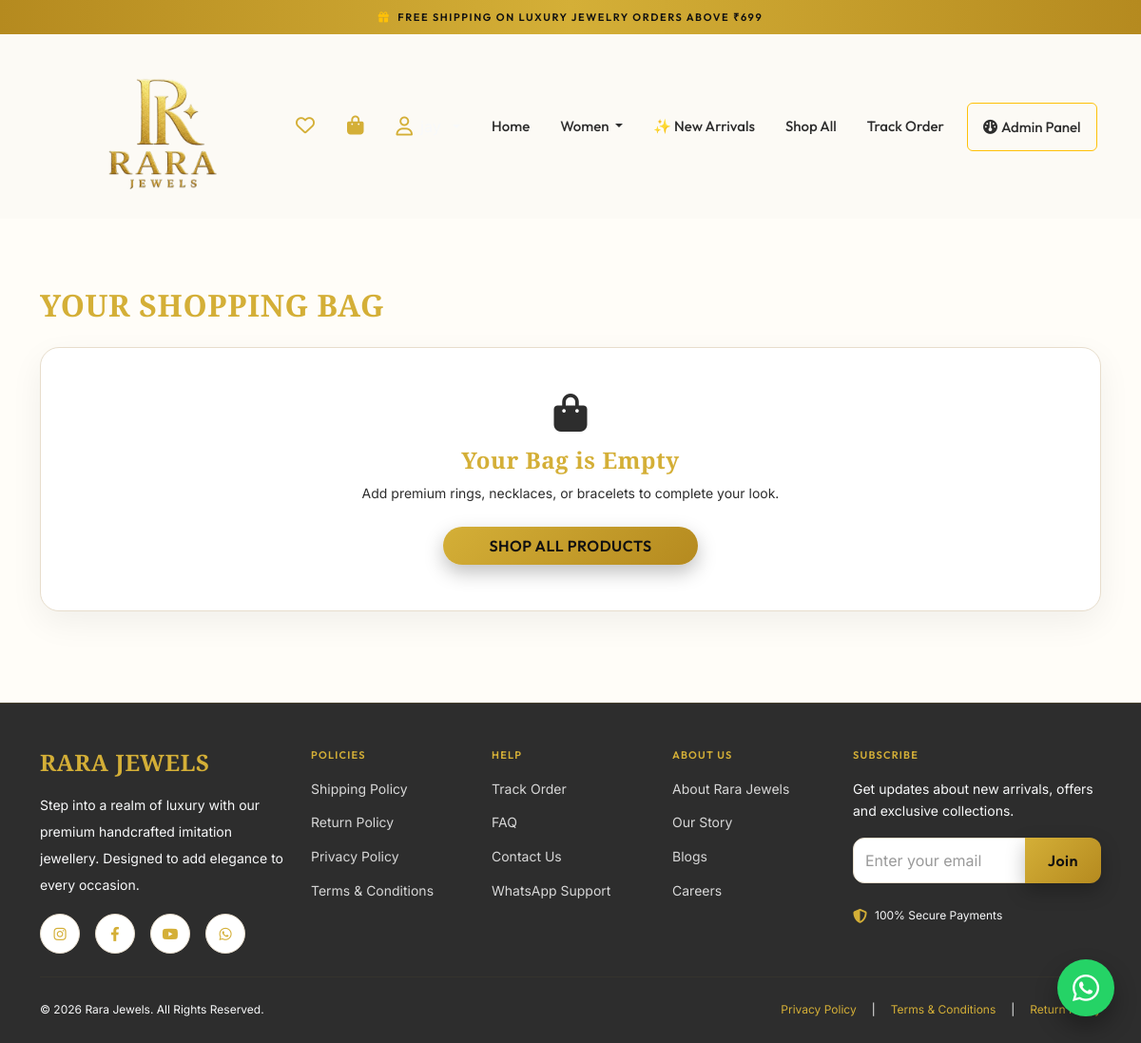
The app's page /cart/ (signed in), older data.
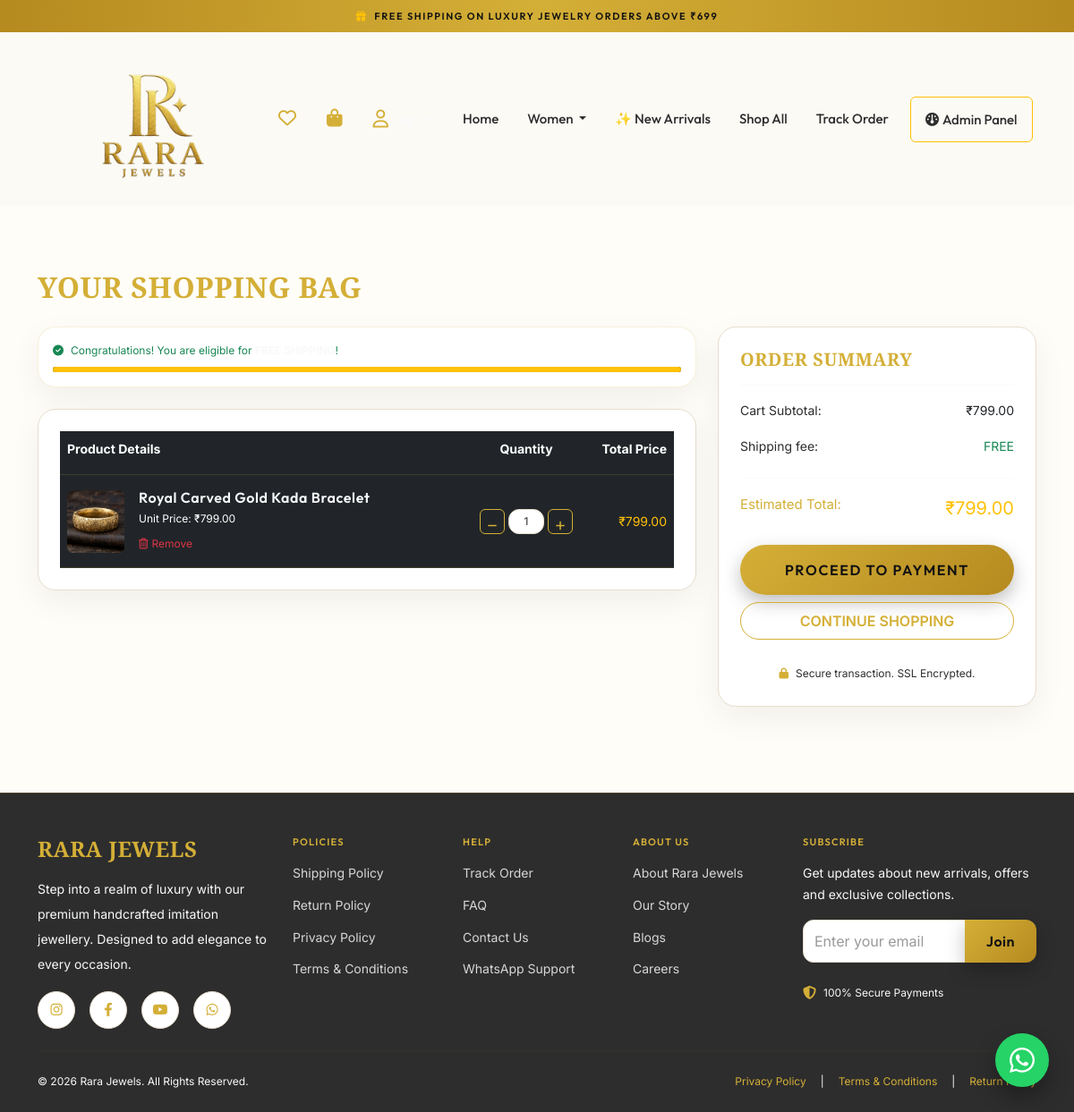
The same page, newer data.
### shop/models.py (models this page shows, shortened)
class CartItem(models.Model):
    cart = models.ForeignKey(Cart, on_delete=models.CASCADE, related_name='items')
    product = models.ForeignKey(Product, on_delete=models.CASCADE)
    quantity = models.PositiveIntegerField(default=1)
    @property
    def subtotal(self):
        return self.product.get_price * self.quantity

class Product(models.Model):
    name = models.CharField(max_length=255)
    slug = models.SlugField(max_length=255, unique=True, blank=True)
    description = models.TextField()
    price = models.DecimalField(max_digits=10, decimal_places=2)
    discount_price = models.DecimalField(max_digits=10, decimal_places=2, null=True, blank=True)
    category = models.ForeignKey(Category, on_delete=models.CASCADE, related_name='products')
    stock = models.IntegerField(default=0)
    is_featured = models.BooleanField(default=False)
    is_new_arrival = models.BooleanField(default=True)
    is_best_seller = models.BooleanField(default=False)
    is_trending = models.BooleanField(default=False)
    view_count = models.IntegerField(default=0)
    created_at = models.DateTimeField(auto_now_add=True)
    updated_at = models.DateTimeField(auto_now=True)
    @property
    def get_price(self):
        if self.discount_price and self.discount_price < self.price:
            return self.discount_price
        return self.price
    @property
    def primary_image(self):
        primary = self.images.filter(is_primary=True).first()
        if primary:
            return primary.image.url
        first = self.images.first()
        if first:
            return first.image.url
        return "/static/images/product-placeholder.jpg"

class ProductImage(models.Model):
    product = models.ForeignKey(Product, on_delete=models.CASCADE, related_name='images')
    image = models.ImageField(upload_to='products/')
    is_primary = models.BooleanField(default=False)

class Cart(models.Model):
    user = models.ForeignKey(settings.AUTH_USER_MODEL, on_delete=models.CASCADE, null=True, blank=True, related_name='carts')
    session_id = models.CharField(max_length=100, blank=True)
    created_at = models.DateTimeField(auto_now_add=True)
    @property
    def total_price(self):
        return sum(item.subtotal for item in self.items.all())
    @property
    def items_count(self):
        return sum(item.quantity for item in self.items.all())

### shop/views.py (the view)
# urls.py: path('cart/', views.cart_detail_view, name='cart_detail'),
def cart_detail_view(request):
    cart = get_or_create_cart(request)
    store_settings = StoreSetting.get_settings()
    subtotal = cart.total_price
    shipping_threshold = store_settings.free_shipping_threshold
    free_shipping_progress = 0
    if subtotal > 0:
        free_shipping_progress = min(int((subtotal / shipping_threshold) * 100), 100)
    amount_left_for_free_shipping = max(shipping_threshold - subtotal, 0)
    context = {
        'cart': cart,
        'free_shipping_progress': free_shipping_progress,
        'amount_left': amount_left_for_free_shipping,
        'threshold': shipping_threshold,
    }
    return render(request, 'shop/cart.html', context)

### shop/context_processors.py (called while the page is built)
def store_context(request):
    parent_categories = Category.objects.filter(parent=None).prefetch_related('subcategories')
    cart_items_count = 0
    cart = None
    if request.user.is_authenticated:
        cart = Cart.objects.filter(user=request.user).first()
    else:
        session_key = request.session.session_key
        if session_key:
            cart = Cart.objects.filter(session_id=session_key).first()
    if cart:
        cart_items_count = cart.items_count
    wishlist_count = 0
    if request.user.is_authenticated:
        wishlist_count = Wishlist.objects.filter(user=request.user).count()
    settings_obj = StoreSetting.get_settings()
    return {
        'nav_categories': parent_categories,
        'cart_count': cart_items_count,
        'wishlist_count': wishlist_count,
        'store_settings': settings_obj,
        'current_year': timezone.now().year
    }

### shop/models.py (called while the page is built)
    @classmethod
    def get_settings(cls):
        obj, created = cls.objects.get_or_create(id=1)
        return obj

### templates/shop/cart.html (shortened to what the changed rows need)
{% extends 'base.html' %}
{% load static %}
{% block content %}
<div class="container py-5 mt-4">
    <h2 class="playfair-font text-gold mb-4 fs-2">YOUR SHOPPING BAG</h2>
    {% if cart.items.all %}
    <div class="row g-4">
        <div class="col-lg-8">
            <div class="glass-card p-3 mb-4 border-gold-dim">
                {% if amount_left > 0 %}
                <span class="text-xs text-light-dim d-block mb-2">
                    <i class="fa-solid fa-gift text-gold me-2"></i>Add <strong class="text-warning">₹{{ amount_left|floatformat:2 }}</strong> more to unlock <strong class="text-success">FREE SHIPPING</strong> (Threshold: ₹{{ threshold }})
                </span>
                {% else %}
                <span class="text-xs text-success d-block mb-2 font-semibold">
                    <i class="fa-solid fa-circle-check me-2"></i>Congratulations! You are eligible for <strong class="text-light">FREE SHIPPING</strong>!
                </span>
                {% endif %}
                <div class="progress bg-dark border-gold-dim" style="height: 6px;">
                    <div class="progress-bar bg-warning" role="progressbar" style="width: {{ free_shipping_progress }}%;" aria-valuenow="{{ free_shipping_progress }}" aria-valuemin="0" aria-valuemax="100"></div>
                </div>
            </div>
            <div class="glass-card p-4">
                <div class="table-responsive">
                 <table class="table table-dark table-borderless m-0 text-sm align-middle cart-table">
                        <thead>
                            <tr class="border-bottom border-gold-dim text-gold">
                                <th scope="col" colspan="2" class="pb-3 font-semibold">Product Details</th>
                                <th scope="col" class="pb-3 text-center font-semibold">Quantity</th>
                                <th scope="col" class="pb-3 text-end font-semibold">Total Price</th>
                            </tr>
                        </thead>
                        <tbody>
                            {% for item in cart.items.all %}
                            <tr class="border-bottom border-gold-dim border-opacity-25 d-none d-md-table-row">
                                <td style="width: 80px;" class="py-3">
                                    <a href="{% url 'shop:product_detail' item.product.slug %}">
                                        <img src="{{ item.product.primary_image }}" class="rounded" style="width: 70px; height: 70px; object-fit: cover; border: 1px solid var(--glass-border);">
                                    </a>
                                </td>
                                <td class="py-3">
                                    <h6 class="mb-1">
                                        <a href="{% url 'shop:product_detail' item.product.slug %}" class="text-light hover-text-gold">{{ item.product.name }}</a>
                                    </h6>
                                    <span class="text-xs text-light-dim d-block mb-1">Unit Price: ₹{{ item.product.get_price }}</span>
                                    <a href="{% url 'shop:remove_from_cart' item.id %}" class="text-xs text-danger hover-text-gold"><i class="fa-regular fa-trash-can me-1"></i>Remove</a>
                                </td>
                                <td class="py-3 text-center" style="width: 130px;">
                                    <form action="{% url 'shop:update_cart' item.id %}" method="POST" class="d-flex align-items-center justify-content-center gap-1">
                                        <button type="submit" name="quantity" value="{{ item.quantity|add:'-1' }}" class="btn btn-xs btn-outline-gold rounded p-1" style="width: 28px; height: 28px;"><i class="fa-solid fa-minus text-xs"></i></button>
                                        <input type="text" class="form-control bg-dark border-gold-dim text-center py-1 px-1 text-xs" style="width: 40px; height: 28px;" value="{{ item.quantity }}" readonly>
                                        <button type="submit" name="quantity" value="{{ item.quantity|add:'1' }}" class="btn btn-xs btn-outline-gold rounded p-1" style="width: 28px; height: 28px;"><i class="fa-solid fa-plus text-xs"></i></button>
                                    </form>
                                </td>
                                <td class="py-3 text-end text-warning font-semibold" style="width: 100px;">
                                    ₹{{ item.subtotal }}
                                </td>
                            </tr>
                            {% endfor %}
                        </tbody>
                    </table>
                </div>
            </div>
        </div>
        <div class="col-lg-4">
            <div class="glass-card p-4">
                <h5 class="playfair-font text-gold mb-3">ORDER SUMMARY</h5>
                <hr class="border-gold-dim">
                <div class="d-flex justify-content-between text-sm mb-3">
                    <span class="text-light-dim">Cart Subtotal:</span>
                    <span class="text-dark">₹{{ cart.total_price }}</span>
                </div>
                <div class="d-flex justify-content-between text-sm mb-4">
                    <span class="text-light-dim">Shipping fee:</span>
                    {% if amount_left == 0 %}
                    <span class="text-success">FREE</span>
                    {% else %}
                    <span class="text-dark">₹{{ store_settings.shipping_charge }}</span>
                    {% endif %}
                </div>
                <hr class="border-gold-dim">
                <div class="d-flex justify-content-between font-semibold mb-4">
                    <span class="text-gold">Estimated Total:</span>
                    {% if amount_left == 0 %}
                    <span class="text-warning fs-5">₹{{ cart.total_price }}</span>
                    {% else %}
                    <span class="text-warning fs-5">₹{{ cart.total_price|add:store_settings.shipping_charge }}</span>
                    {% endif %}
                </div>
                <a href="{% url 'shop:checkout' %}" class="btn btn-gold w-100 rounded-pill py-3 font-semibold tracking-wide">
                    PROCEED TO PAYMENT
                </a>
                <a href="{% url 'shop:products' %}" class="btn btn-outline-gold w-100 rounded-pill py-2 mt-2">
                    CONTINUE SHOPPING
                </a>
                <div class="mt-4 text-center">
                    <span class="text-xs text-light-dim"><i class="fa-solid fa-lock text-gold me-2"></i>Secure transaction. SSL Encrypted.</span>
                </div>
            </div>
        </div>
    </div>
    {% else %}
    <div class="glass-card text-center py-5">
        <i class="fa-solid fa-bag-shopping text-gold-dim fs-1 mb-3"></i>
        <h4 class="playfair-font text-gold">Your Bag is Empty</h4>
        <p class="text-light-dim text-sm">Add premium rings, necklaces, or bracelets to complete your look.</p>
        <a href="{% url 'shop:products' %}" class="btn btn-gold rounded-pill px-5 py-2 mt-2">SHOP ALL PRODUCTS</a>
    </div>
    {% endif %}
</div>
{% endblock %}

Row changes from the older to the newer data that the page shows:
added CartItem: product.primary_image (picture), product.name "Royal Carved Gold Kada Bracelet", product.get_price "799.00", quantity "1", subtotal "799.00"
now on this page (row unchanged): Cart: total_price "799.00"
Text that changed along with them:
text no longer shown: "Your Bag is Empty Add premium rings, necklaces, or bracelets to complete your look. SHOP ALL PRODUCTS"
text now shown: "Congratulations! You are eligible for ! Product Details Quantity Total Price ORDER SUMMARY Cart Subtotal: ₹ Shipping fee: FREE Estimated Total: ₹ PROCEED TO PAYMENT CONTINUE SHOPPING Secure transaction. SSL Encrypted."
